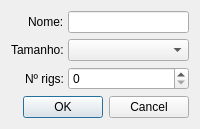
<?xml version="1.0" encoding="UTF-8"?>
<ui version="4.0">
 <class>DepositDialog</class>
 <widget class="QDialog" name="DepositDialog">
  <property name="windowTitle">
   <string>Marcar depósito</string>
  </property>
  <layout class="QFormLayout" name="formLayout">
   <property name="horizontalSpacing">
    <number>4</number>
   </property>
   <property name="labelAlignment">
    <set>Qt::AlignRight|Qt::AlignVCenter</set>
   </property>
   <item row="0" column="0">
    <widget class="QLabel" name="nameLabel">
     <property name="text"><string>Nome:</string></property>
    </widget>
   </item>
   <item row="0" column="1">
    <widget class="QLineEdit" name="name"/>
   </item>
   <item row="1" column="0">
    <widget class="QLabel" name="sizeLabel">
     <property name="text"><string>Tamanho:</string></property>
    </widget>
   </item>
   <item row="1" column="1">
    <widget class="QComboBox" name="size"/>
   </item>
   <item row="2" column="0">
    <widget class="QLabel" name="rigsLabel">
     <property name="text"><string>Nº rigs:</string></property>
    </widget>
   </item>
   <item row="2" column="1">
    <widget class="QSpinBox" name="rigs"/>
   </item>
   <item row="3" column="0" colspan="2">
    <widget class="QDialogButtonBox" name="buttonBox">
     <property name="standardButtons">
      <set>QDialogButtonBox::Cancel|QDialogButtonBox::Ok</set>
     </property>
    </widget>
   </item>
  </layout>
 </widget>
 <resources/>
 <connections/>
</ui>
